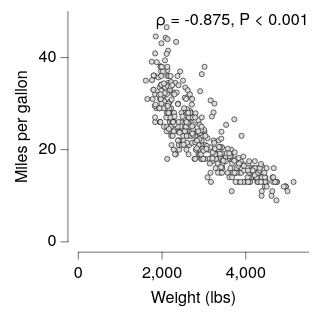

Specify this chart in Vega-Lite:
### Vega-Lite specification from a JSON file in a GitHub repository (floating-point values rounded to 4 significant figures; data arrays with more than 128 entries replaced by an {"elided": "..."} marker saying what was removed)
{"background": null, "config": {"arc": {"fill": "#DBDBDB", "fillOpacity": 1.0, "innerRadius": 25.0, "padAngle": 0.03, "stroke": "black", "strokeOpacity": 1, "strokeWidth": 0.25}, "area": {"fill": "#DBDBDB", "fillOpacity": 1.0, "stroke": "black", "strokeOpacity": 1, "strokeWidth": 0.25}, "axis": {"domain": true, "domainCap": "round", "domainColor": "black", "domainWidth": 0.25, "grid": false, "gridCap": "round", "gridColor": "#F1F1F1", "gridDash": [0, 0], "gridOpacity": 1.0, "gridWidth": 0.25, "labelColor": "black", "labelFont": "HelveticaNeue", "labelFontSize": 7, "labelFontStyle": "normal", "labelFontWeight": 400, "offset": 4.5, "ticks": true, "tickCap": "round", "tickColor": "black", "tickRound": false, "tickSize": 3, "tickWidth": 0.25, "titleColor": "black", "titleFont": "HelveticaNeue", "titleFontSize": 7, "titleFontStyle": "normal", "titleFontWeight": 400}, "axisX": {"domain": true, "labelAlign": "center", "labelAngle": 0, "labels": true, "ticks": true, "translate": 0}, "axisY": {"domain": true, "labelAlign": "right", "labelAngle": 0, "labels": true, "ticks": true, "translate": 0}, "axisRight": {"domain": true, "labelAlign": "left", "labelAngle": 0, "labels": true, "ticks": true, "translate": 0}, "axisTop": {"domain": true, "labelAlign": "center", "labelAngle": 0, "labels": true, "ticks": true, "translate": 0}, "axisBand": {"tickOffset": 0}, "bar": {"fill": "#DBDBDB", "fillOpacity": 1.0, "stroke": "black", "strokeOpacity": 1, "strokeWidth": 0.25}, "boxplot": {"size": 9.0, "ticks": {"cornerRadius": 0.25, "fill": "black", "size": 4.5, "thickness": 0.25}, "box": {"fillOpacity": 1.0, "stroke": "black", "strokeOpacity": 1, "strokeWidth": 0.25}, "median": {"fill": "black", "fillOpacity": 1.0, "size": 9.0, "thickness": 0.25}, "rule": {"fill": "black", "fillOpacity": 1.0, "size": 10.0, "stroke": "black", "strokeDash": [0, 0], "strokeOpacity": 1, "strokeWidth": 0.25}, "outliers": {"color": "black", "fill": "black", "fillOpacity": 1.0, "size": 0, "stroke": "black", "strokeOpacity": 1, "strokeWidth": 0.25}}, "circle": {"fill": "black", "fillOpacity": 1.0, "size": 0.5, "stroke": null, "strokeOpacity": 1, "strokeWidth": 0.25}, "errorband": {"band": {"fillOpacity": 0.6, "stroke": null, "strokeWidth": 0.25, "strokeOpacity": 1}, "borders": {"opacity": 0, "strokeOpacity": 0.25, "strokeWidth": 1}}, "errorbar": {"opacity": 1, "rule": {"strokeDash": [0, 0], "strokeWidth": 0.5}, "ticks": {"color": "black", "cornerRadius": 0.25, "opacity": 1, "size": 6.0, "thickness": 0.5}, "thickness": 0.5}, "font": "HelveticaNeue", "geoshape": {"fill": "#DBDBDB", "fillOpacity": 1.0, "stroke": "black", "strokeOpacity": 1, "strokeWidth": 0.25}, "header": {"labelColor": "black", "labelFont": "HelveticaNeue", "labelFontSize": 7, "labelFontStyle": "normal", "labelFontWeight": 400, "titleColor": "black", "titleFont": "HelveticaNeue", "titleFontSize": 7, "titleFontStyle": "normal", "titleFontWeight": 400, "titlePadding": 0}, "legend": {"disable": false, "offset": 4.5, "gradientLength": 50.0, "gradientThickness": 5.0, "gradientOpacity": 1.0, "gradientStrokeColor": "black", "gradientStrokeWidth": 0.25, "labelColor": "black", "labelFont": "HelveticaNeue", "labelFontSize": 7, "labelFontStyle": "normal", "labelFontWeight": 400, "strokeColor": "black", "strokeWidth": 0, "symbolSize": 42, "symbolStrokeColor": "black", "symbolStrokeWidth": 0.25, "titleColor": "black", "titleFont": "HelveticaNeue", "titleFontSize": 7, "titleFontStyle": "normal", "titleFontWeight": 400}, "line": {"color": "black", "stroke": "black", "strokeCap": "round", "strokeDash": [0, 0], "strokeOpacity": 1, "strokeWidth": 0.375}, "point": {"filled": true, "fill": "#DBDBDB", "fillOpacity": 1.0, "size": 5.0, "stroke": "black", "strokeOpacity": 1, "strokeWidth": 0.25}, "range": {"category": ["#C6D9F1", "#F1C9CB", "#FEF0B9", "#CEE37A", "#7AA8E0", "#E589A3", "#FDDD5D", "#68B961", "#4177B1", "#C35082", "#E5C227", "#438156"], "diverging": {"scheme": ["#C35082", "#CE6D94", "#D989A7", "#E2A4BA", "#EABFCE", "#F1DBE2", "#F6F6F6", "#D7E0EB", "#B9CBE0", "#9BB6D5", "#7DA1C9", "#5F8CBD", "#4177B1"]}, "heatmap": {"scheme": ["#DFE9F7", "#C6D9F1", "#ADC8EC", "#94B8E6", "#7AA8E0", "#6097DA", "#4D87CA", "#4177B1", "#386898", "#2F597F", "#264A69", "#1D3A58"]}, "ordinal": {"scheme": ["#F1F1F1", "#DBDBDB", "#C6C6C6", "#B2B2B2", "#9D9D9D", "#898989", "#767676", "#636363", "#515151", "#404040", "#2F2F2F", "#1F1F1F"]}, "ramp": {"scheme": ["#DFE9F7", "#C6D9F1", "#ADC8EC", "#94B8E6", "#7AA8E0", "#6097DA", "#4D87CA", "#4177B1", "#386898", "#2F597F", "#264A69", "#1D3A58"]}}, "rule": {"color": "black", "stroke": "black", "strokeCap": "round", "strokeDash": [2, 2], "strokeOpacity": 1, "strokeWidth": 0.25}, "scale": {"bandPaddingInner": 0.1, "bandPaddingOuter": 0.1, "round": false}, "rect": {"fill": "#DBDBDB", "fillOpacity": 1.0, "stroke": "black", "strokeOpacity": 1, "strokeWidth": 0.25}, "square": {"fill": "#DBDBDB", "fillOpacity": 1.0, "size": 10.0, "stroke": "black", "strokeOpacity": 1, "strokeWidth": 0.25}, "text": {"color": "black", "font": "HelveticaNeue", "fontSize": 7, "fontStyle": "normal", "fontWeight": 400}, "title": {"anchor": "middle", "frame": "group", "color": "black", "font": "HelveticaNeue", "fontSize": 7, "fontStyle": "normal", "fontWeight": 400, "subtitleColor": "black", "subtitleFont": "HelveticaNeue", "subtitleFontSize": "HelveticaNeue", "subtitleFontStyle": "normal", "subtitleFontWeight": 400}, "view": {"continuousWidth": 100, "continuousHeight": 100, "discreteWidth": 100, "discreteHeight": 100, "fill": null, "stroke": null, "strokeWidth": 0.25}}, "layer": [{"data": {"name": "data-84942684f44a0939f6e50b33ec91a880"}, "mark": {"type": "point"}, "encoding": {"x": {"field": "Weight_in_lbs", "title": "Weight (lbs)", "type": "quantitative"}, "y": {"field": "Miles_per_Gallon", "title": "Miles per gallon", "type": "quantitative"}}}, {"layer": [{"mark": {"type": "text", "align": "right", "angle": 0, "baseline": "top", "dx": 0, "dy": 0, "fontSize": 7, "opacity": 1.0}, "encoding": {"text": {"value": "ρ = -0.875, P < 0.001"}, "x": {"value": 100}, "y": {"value": 0}}}], "data": {"values": [{"__dysonsphere__": 1}]}, "name": "__dysonsphere_d851b4cc00c66c37_17"}], "$schema": "https://vega.github.io/schema/vega-lite/v6.4.1.json", "datasets": {"data-84942684f44a0939f6e50b33ec91a880": {"elided": "398 records"}}}
